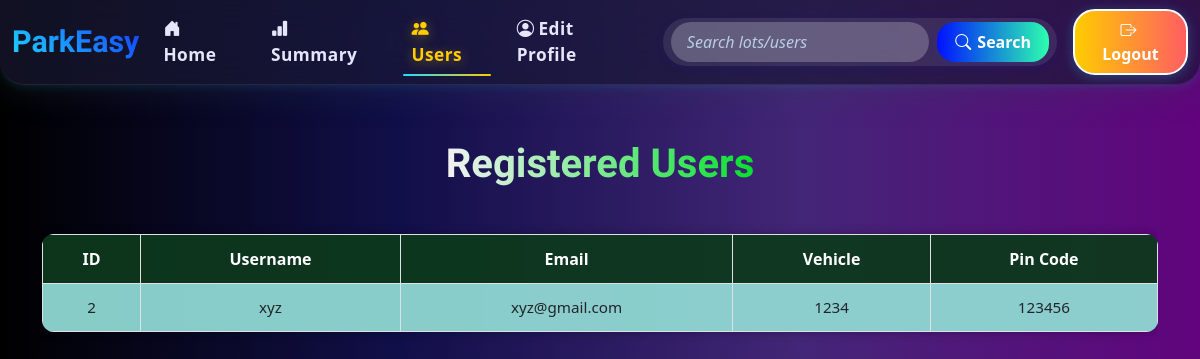
/admin/users (signed in), run on an earlier commit of the app's database.
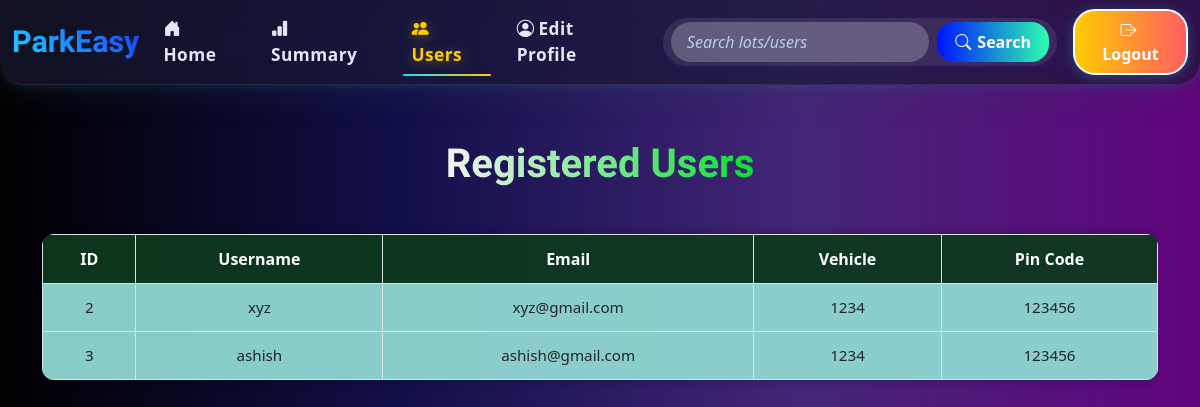
And on a later commit of the database.
### models.py (models this page shows)
class User(db.Model):
    __tablename__ = 'users'
    id = db.Column(db.Integer, primary_key=True)
    username = db.Column(db.String(80), nullable=False, unique=True)
    password = db.Column(db.String(200), nullable=False)  # Plain text
    email = db.Column(db.String(120), unique=True, nullable=False)
    role = db.Column(db.String(10), default='user', nullable=False)  # 'admin' or 'user'
    vehicle_number = db.Column(db.String(20), nullable=True)
    pin_code = db.Column(db.String(6), nullable=True)
    reservations = db.relationship('Reservation', backref='user', lazy=True)

### app.py (the view)
@app.route('/admin/users')
def view_users():
    if session.get('role') != 'admin':
        flash("Unauthorized access!", "warning")
        return redirect(url_for('login'))
    users = User.query.filter_by(role='user').all()
    return render_template('admin/view_users.html', users=users)

### templates/admin/view_users.html (shortened to what this page needs)
{% extends 'admin/layout.html' %}
{% block content %}
<div class="container">
    <h3>Registered Users</h3>
    {% if users %}
    <div class="table-responsive">
        <table class="table table-bordered mt-3">
            <thead>
                <tr>
                    <th>ID</th>
                    <th>Username</th>
                    <th>Email</th>
                    <th>Vehicle</th>
                    <th>Pin Code</th>
                </tr>
            </thead>
            <tbody>
                {% for user in users %}
                <tr>
                    <td>{{ user.id }}</td>
                    <td>{{ user.username }}</td>
                    <td>{{ user.email }}</td>
                    <td>{{ user.vehicle_number or '-' }}</td>
                    <td>{{ user.pin_code or '-' }}</td>
                </tr>
                {% endfor %}
            </tbody>
        </table>
    </div>
    {% else %}
        <p class="text-muted">No registered users found.</p>
    {% endif %}
</div>
{% endblock %}

What changed in the data, as far as the page shows it:
added User: id "3", username "ashish", email "ashish@gmail.com", vehicle_number "1234", pin_code "123456"
